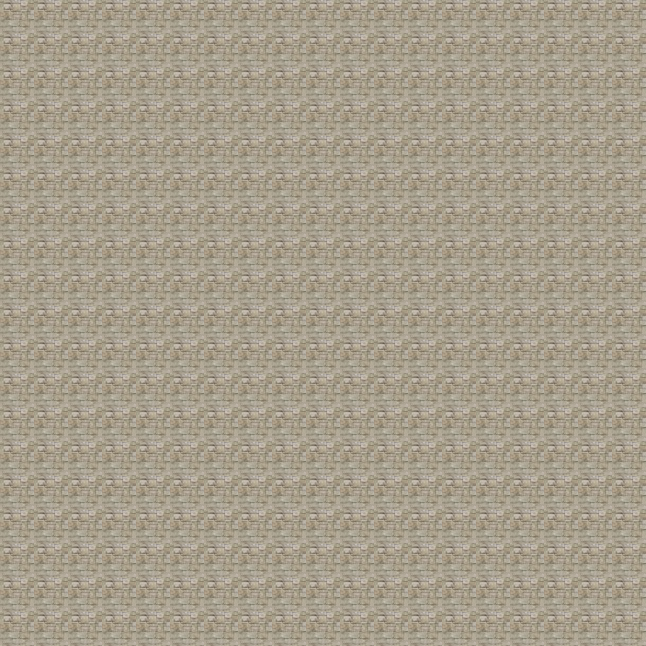

A level layout from a 2D game, rendered from its tile map. Below: a short description, then the map file with tile-grid data replaced by summaries:
An orthogonal 19x19 tile map with 34x34 px tiles, 1 tile layer (Tile Layer 1).

<map version="1.0" orientation="orthogonal" width="19" height="19" tilewidth="34" tileheight="34">
 <tileset firstgid="1" name="stones" tilewidth="34" tileheight="34">
  <image source="stone.jpg" width="64" height="64" />
 </tileset>
 <layer name="Tile Layer 1" width="19" height="19">
  <data>[361 cells, 361 non-empty, 1 distinct tile ids]</data>
 </layer>
</map>
